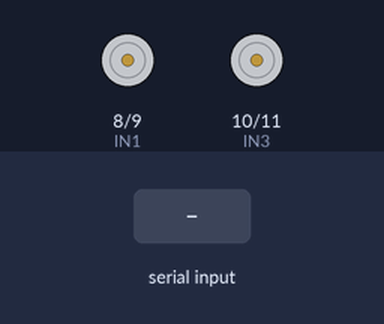
A sketch run on a simulated Arduino Uno, built with avr-gcc and run on an emulated ATmega328P. Parts: motor-driver pin pairs drawn as motors (green arrow = first pin HIGH = forward, orange = second pin HIGH = backward, longer = more drive, scaled by the enable pin). The inputs (shaded band) are chosen by the test bench.

Above: at 1.2 s.
1.3 s: "F" received over the second serial link
At 1.6 s:
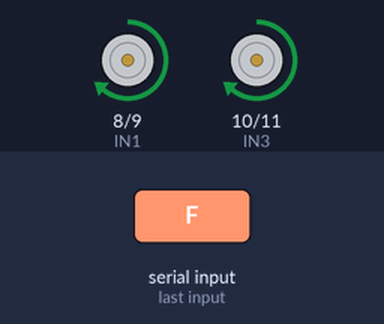
2.8 s: "B" received over the second serial link
At 4.0 s:
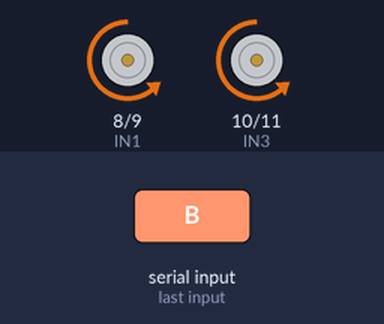
4.3 s: "L" received over the second serial link
At 5.1 s:
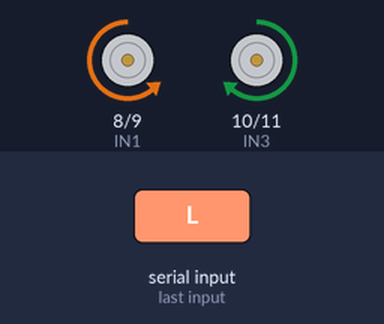
5.8 s: "R" received over the second serial link
At 6.3 s:
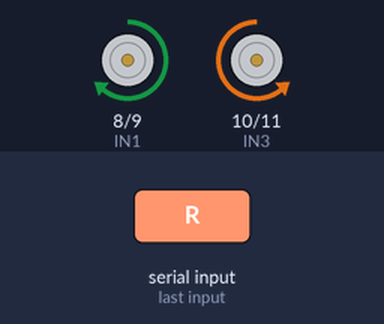
7.3 s: "f" received over the second serial link
At 8.5 s:
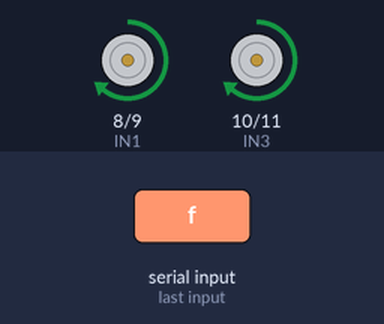
8.8 s: "b" received over the second serial link
At 9.7 s:
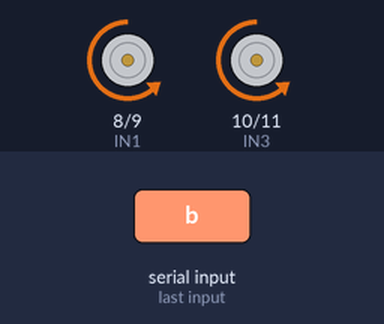
Timing chart, 0 to 11.3 s (numbered marks = the images above; inputs shaded):
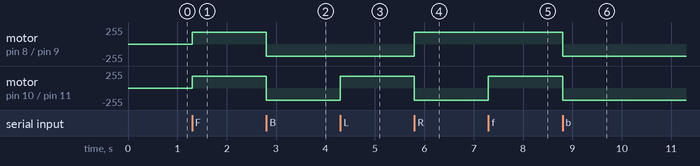

The sketch:

arduino-4wd-bluetooth-robot-car.ino
```cpp
#include <SoftwareSerial.h>

SoftwareSerial BT(2, 3);

#define ENA 5
#define IN1 8
#define IN2 9
#define IN3 10
#define IN4 11
#define ENB 6

void setup() {
  pinMode(ENA, OUTPUT);
  pinMode(ENB, OUTPUT);
  pinMode(IN1, OUTPUT);
  pinMode(IN2, OUTPUT);
  pinMode(IN3, OUTPUT);
  pinMode(IN4, OUTPUT);

  BT.begin(9600);
  stopCar();
}

void forward() {
  digitalWrite(IN1, HIGH);
  digitalWrite(IN2, LOW);
  digitalWrite(IN3, HIGH);
  digitalWrite(IN4, LOW);
  analogWrite(ENA, 180);
  analogWrite(ENB, 180);
}

void backward() {
  digitalWrite(IN1, LOW);
  digitalWrite(IN2, HIGH);
  digitalWrite(IN3, LOW);
  digitalWrite(IN4, HIGH);
  analogWrite(ENA, 180);
  analogWrite(ENB, 180);
}

void left() {
  digitalWrite(IN1, LOW);
  digitalWrite(IN2, HIGH);
  digitalWrite(IN3, HIGH);
  digitalWrite(IN4, LOW);
  analogWrite(ENA, 180);
  analogWrite(ENB, 180);
}

void right() {
  digitalWrite(IN1, HIGH);
  digitalWrite(IN2, LOW);
  digitalWrite(IN3, LOW);
  digitalWrite(IN4, HIGH);
  analogWrite(ENA, 180);
  analogWrite(ENB, 180);
}

void stopCar() {
  analogWrite(ENA, 0);
  analogWrite(ENB, 0);
  digitalWrite(IN1, LOW);
  digitalWrite(IN2, LOW);
  digitalWrite(IN3, LOW);
  digitalWrite(IN4, LOW);
}

void loop() {
  if (BT.available()) {
    char c = BT.read();

    if (c == 'F' || c == 'f') forward();
    else if (c == 'B' || c == 'b') backward();
    else if (c == 'L' || c == 'l') left();
    else if (c == 'R' || c == 'r') right();
    else if (c == 'S' || c == 's') stopCar();
  }
}
```

Measured:
- after the input at 1.3 s, motor on pin 8 (IN1) / pin 9 (IN2), motor on pin 10 (IN3) / pin 11 (IN4): stopped → forward 180/255 at once
- after the input at 2.8 s, motor on pin 8 (IN1) / pin 9 (IN2), motor on pin 10 (IN3) / pin 11 (IN4): forward 180/255 → backward 180/255 at once
- after the input at 4.3 s, motor on pin 10 (IN3) / pin 11 (IN4): backward 180/255 → forward 180/255 at once
- after the input at 5.8 s, motor on pin 8 (IN1) / pin 9 (IN2): backward 180/255 → forward 180/255 at once; motor on pin 10 (IN3) / pin 11 (IN4): forward 180/255 → backward 180/255 at once
- after the input at 7.3 s, motor on pin 10 (IN3) / pin 11 (IN4): backward 180/255 → forward 180/255 at once
- after the input at 8.8 s, motor on pin 8 (IN1) / pin 9 (IN2), motor on pin 10 (IN3) / pin 11 (IN4): forward 180/255 → backward 180/255 at once
